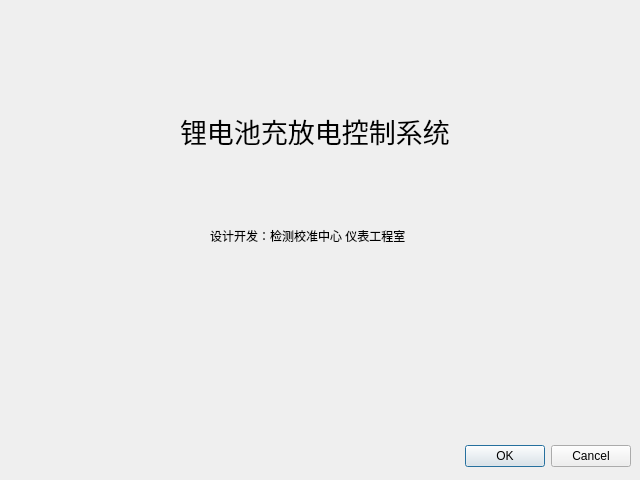
<?xml version="1.0" encoding="UTF-8"?>
<ui version="4.0">
 <class>About</class>
 <widget class="QDialog" name="About">
  <property name="geometry">
   <rect>
    <x>0</x>
    <y>0</y>
    <width>640</width>
    <height>480</height>
   </rect>
  </property>
  <property name="windowTitle">
   <string>Dialog</string>
  </property>
  <widget class="QDialogButtonBox" name="buttonBox">
   <property name="geometry">
    <rect>
     <x>10</x>
     <y>440</y>
     <width>621</width>
     <height>32</height>
    </rect>
   </property>
   <property name="orientation">
    <enum>Qt::Horizontal</enum>
   </property>
   <property name="standardButtons">
    <set>QDialogButtonBox::Cancel|QDialogButtonBox::Ok</set>
   </property>
  </widget>
  <widget class="QLabel" name="label">
   <property name="geometry">
    <rect>
     <x>180</x>
     <y>90</y>
     <width>311</width>
     <height>81</height>
    </rect>
   </property>
   <property name="font">
    <font>
     <family>Agency FB</family>
     <pointsize>20</pointsize>
    </font>
   </property>
   <property name="text">
    <string>锂电池充放电控制系统</string>
   </property>
  </widget>
  <widget class="QLabel" name="label_2">
   <property name="geometry">
    <rect>
     <x>210</x>
     <y>220</y>
     <width>281</width>
     <height>31</height>
    </rect>
   </property>
   <property name="text">
    <string>设计开发：检测校准中心 仪表工程室</string>
   </property>
  </widget>
 </widget>
 <resources/>
 <connections>
  <connection>
   <sender>buttonBox</sender>
   <signal>accepted()</signal>
   <receiver>About</receiver>
   <slot>accept()</slot>
   <hints>
    <hint type="sourcelabel">
     <x>248</x>
     <y>254</y>
    </hint>
    <hint type="destinationlabel">
     <x>157</x>
     <y>274</y>
    </hint>
   </hints>
  </connection>
  <connection>
   <sender>buttonBox</sender>
   <signal>rejected()</signal>
   <receiver>About</receiver>
   <slot>reject()</slot>
   <hints>
    <hint type="sourcelabel">
     <x>316</x>
     <y>260</y>
    </hint>
    <hint type="destinationlabel">
     <x>286</x>
     <y>274</y>
    </hint>
   </hints>
  </connection>
 </connections>
</ui>
